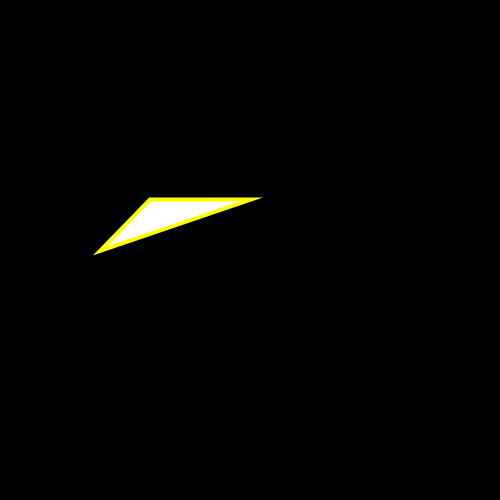
Frame 1 (no input)
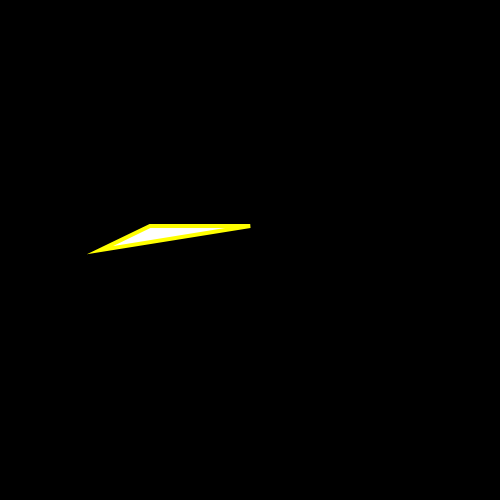
Frame 60 (no input)
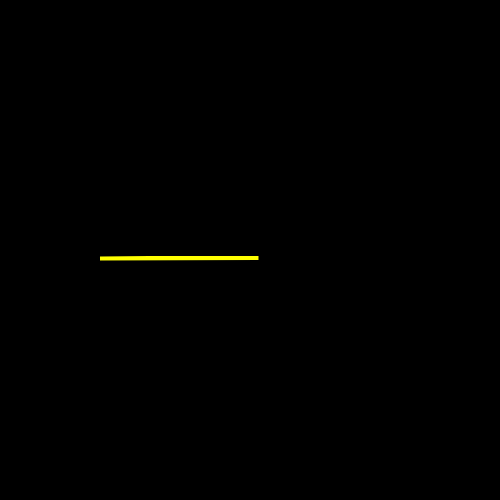
Frame 120 (the mouse pressed at the canvas centre since frame 60)

The p5.js sketch that drew these frames (run headless with seeded random() and noise() and a simulated clock; from frame 60 on, the mouse is pressed at the canvas centre):

// p5.js sketch
// ── sketch.js
var triangl = {
  x: 250, 
  y: 200,
  z: 100,
  creation: function() { //key (or name) value pairs can be functions!
    stroke('yellow');
    strokeWeight(4);
    //fill('green');
    triangle(this.x, this.y, 150, this.y, this.z, this.x); //can't say x, y here
  },
  move: function() {
    this.x = this.x + random(-2, 2);
    this.y = this.y + random(-1, 2);
  }
}

function setup() {
  createCanvas(500, 500);
}

function draw() {
  background(0);
  triangl.move();
  triangl.creation(); //goes to display function on line 4-5
  
  if (mouseX > 150 && mouseY < 250) {
    fill('blue');
  }
  
}
